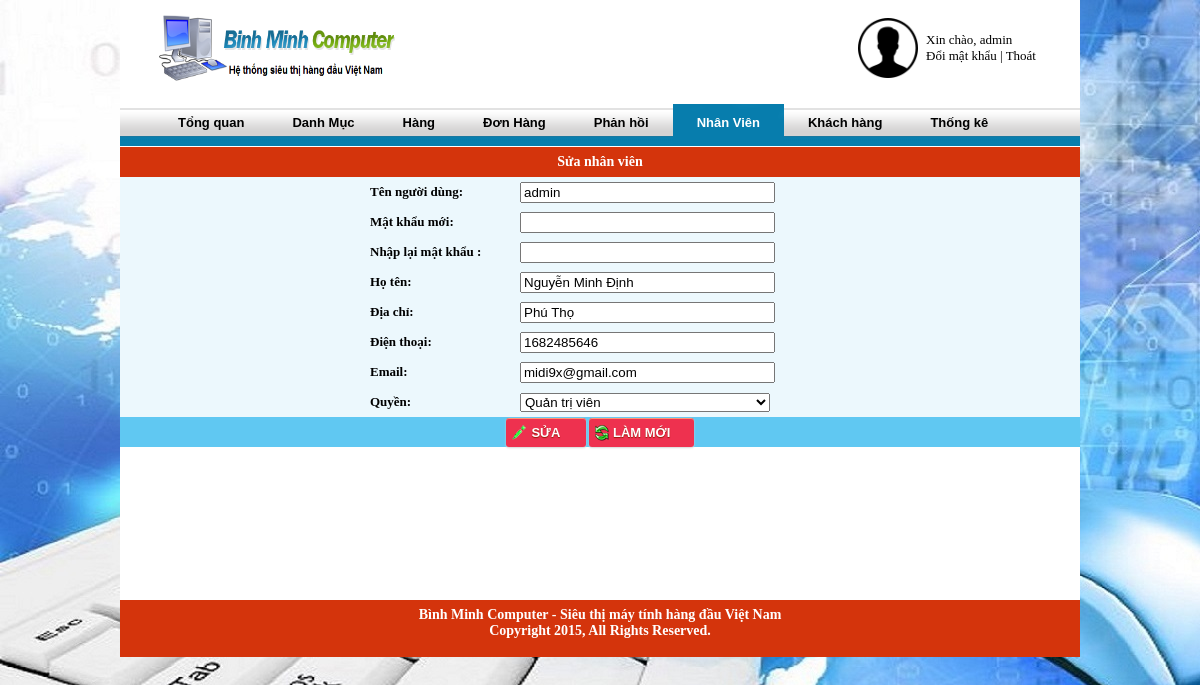
The app's page /admin/?m=sua-nhan-vien&id=1 (signed in) with its own data.
### tables this page shows
CREATE TABLE IF NOT EXISTS `nhanvien` (
  `id_nv` int(11) NOT NULL AUTO_INCREMENT,
  `username` varchar(255) NOT NULL,
  `password` varchar(32) NOT NULL,
  `hoten` varchar(255) NOT NULL,
  `diachi` varchar(255) NOT NULL,
  `dienthoai` int(20) NOT NULL,
  `email` varchar(255) NOT NULL,
  `quyen` int(10) NOT NULL,
  PRIMARY KEY (`id_nv`),
  UNIQUE KEY `username` (`username`),
  UNIQUE KEY `email` (`email`)
);

### admin/include/sua-nhan-vien.php (the view, shortened to what this page needs)
<?php
 $id=$_GET['id'];
 $sql="select * from nhanvien where id_nv='$id'";
 $kq=mysql_query($sql);
 $r=mysql_fetch_assoc($kq);
 $username=$r['username'];
 $hoten=$r['hoten'];
 $diachi=$r['diachi'];
 $dienthoai=$r['dienthoai'];
 $email=$r['email'];
 $quyen=$r['quyen'];
?>
<form name="form1" method="post">
<table border="0" width="960" cellpadding="0" cellspacing="0">
	<tr align="center">
		<td colspan="2" class="tieude">Sửa nhân viên</td>
	</tr>
	<tr class="noidung" height="30">
		  <td width="150" style="padding-left:250px" height="30"><strong>Tên người dùng: </strong></td>
		  <td><input type="text" name="username" value="<?=$username?>" readonly style="width:247px"/></td>
    </tr>
	<tr class="noidung" height="30">
		  <td width="150" style="padding-left:250px" height="30"><strong>Mật khẩu mới: </strong></td>
		  <td><input type="password" name="password" value="" style="width:247px"/></td>
    </tr>
	<tr class="noidung" height="30">
		  <td width="150" style="padding-left:250px" height="30"><strong>Nhập lại mật khẩu : </strong></td>
		  <td><input type="password" name="repassword" value="" style="width:247px"/></td>
    </tr>
    <tr class="noidung" height="30">
		  <td width="150" style="padding-left:250px" height="30"><strong>Họ tên: </strong></td>
		  <td><input type="text" name="hoten" value="<?=$hoten?>" style="width:247px"/></td>
    </tr>
	<tr  class="noidung" height="30" >
		  <td width="150" style="padding-left:250px" height="30"><strong>Địa chỉ: </strong></td>
		  <td> <input type="text" name="diachi" value="<?=$diachi?>" style="width:247px"/> </td>
    </tr>
	<tr  class="noidung" height="30" >
		  <td width="150" style="padding-left:250px" height="30"><strong>Điện thoại: </strong></td>
		  <td><input type="text" name="dienthoai" value="<?=$dienthoai?>" style="width:247px"/></td>
    </tr>
	<tr  class="noidung" height="30" >
		  <td width="150" style="padding-left:250px" height="30"><strong>Email:</strong> </td>
		  <td><input type="text" name="email" value="<?=$email?>" style="width:247px"/></td>
    </tr>
	<tr  class="noidung" height="30" >
		  <td width="150" style="padding-left:250px" height="30"><strong>Quyền:</strong> </td>
		  <td>
			<select style="width:250px;"name="quyen">
				<option <?php if($quyen==1) {echo' selected';}?> value=1>Quản trị viên</option>
		  </td>
    </tr>
    <tr class="dau" height="30">
		<td colspan="2" align="center">
		<input class="button edit" type="submit" value="Sửa">
		<input class="button refresh" type="reset" value="Làm mới">
		<input name="act" type="hidden" /></td>
    </tr>
  </table>
</form>

### admin/css/main.css (style rules this page uses)
body { background-repeat: repeat-y; margin-left: 0px; margin-top: 0px; margin-right: 0px; margin-bottom: 0px; text-align: center; font-family:Tahoma; font-size:13px; background:url('/admin/img/bg.jpg'); background-attachment: fixed; }
.button { border:none!important; border-style: None; text-decoration: none; min-width: 80px; height: 29px; text-align: center; font: bold 13px arial; background: #EE314F!important; color: #ffffff; border-radius: 3px; -moz-border-radius: 3px; -khtml-border-radius: 3px; -webkit-border-radius: 3px; -moz-box-shadow: 0px 3px 0px #ae0c25; -webkit-box-shadow: 0px 3px 0px #ae0c25; cursor:pointer; text-transform: uppercase; }
.button { border-color: #d1371c #d1371c #9f220d; text-shadow: 0 1px 1px #961a07; box-shadow: 0 1px 2px #d6d6d6, inset 0 1px 0 #ff9573; }
input.button.refresh { background-position: 5px 7px!important; background-image: url(../img/refresh.png)!important; background-repeat: no-repeat!important; width:105px; }
input.button.edit { background-position: 5px 7px!important; background-image: url(../img/edit.png)!important; background-repeat: no-repeat!important; }
.tieude { color:#FFFFFF; font-family:Tahoma; font-size: 14px; font-weight:bold; background-color:#d4340c;height:30px; }
tr.noidung { background: none repeat scroll 0% 0% #ECF8FD; border-top: 1px solid #FFF; height:30px; }
tr.dau { height:30px; background: none repeat scroll 0% 0% #60C8F2; font-weight: bold; }

### records on screen
nhanvien: username "admin", hoten "Nguyễn Minh Định", diachi "Phú Thọ", dienthoai "1682485646", email "midi9x@gmail.com", quyen "Quản trị viên"

### other values on screen
$_SESSION['useradmin'] "admin"
